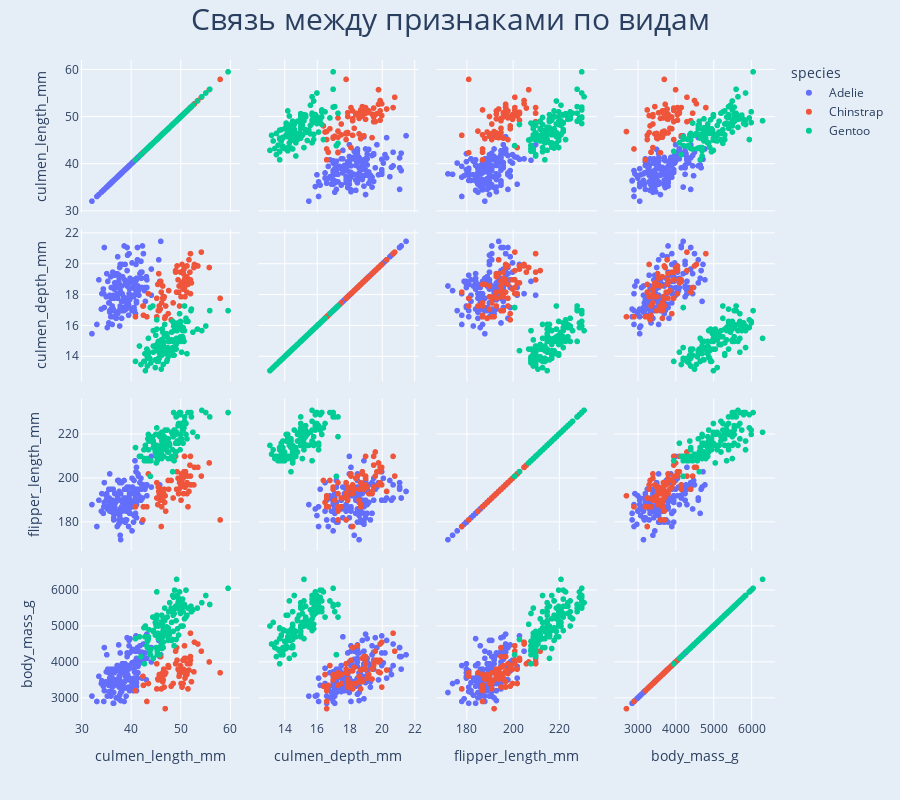

Notebook code cell kept with this figure:
### Markdown cell above
Связь по признакам

### Code cell
fig = px.scatter_matrix(penguin, 
                        dimensions=["culmen_length_mm", "culmen_depth_mm", "flipper_length_mm", "body_mass_g"], 
                        color="species")

fig.update_layout(template="plotly", height=800)

fig.update(
    layout_title_text="Связь между признаками по видам",
    layout_title_font_size=30,
    layout_title_x=0.5,
    layout_paper_bgcolor='rgb(229, 237, 247)',
    layout_plot_bgcolor='rgb(229, 237, 247)',
)
fig.show()
